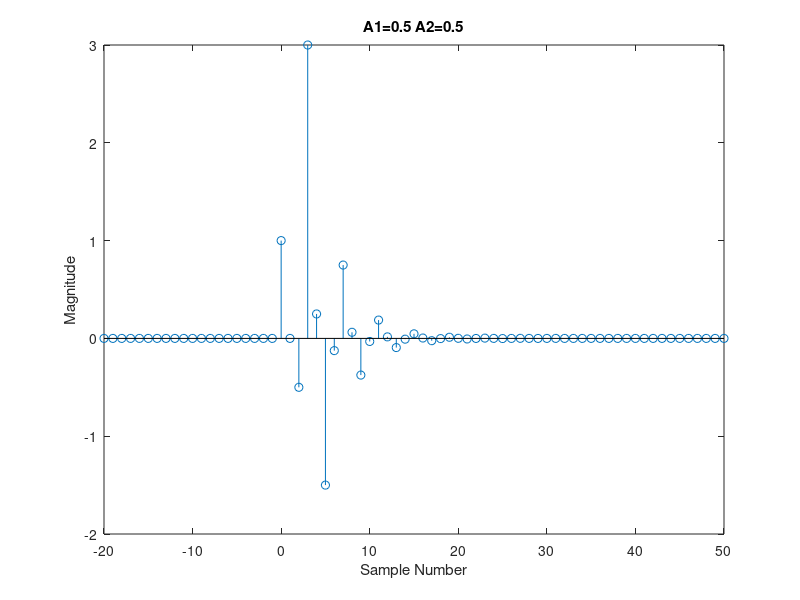

MATLAB code for this plot:
clc; 
clear all; 
close all; 
n = -20:50; 
%Taking Bounded Impulse Input 
x_del = 1.*(n==0); 
% Varying A1 & Fixing A2  
A2 = 0.5; 
%% A1 = 0 
A1 = 0; 
a = [1 A1 A2]; %Coefficients of y 
b = [1 0 0 3]; %Coefficients of x 
y = filter(b,a,x_del); 
stem(n,y); 
title(['A1=' num2str(A1) ', A2=0.5']) 
xlabel('Sample Number') 
ylabel('Magnitude')

%% 3_b
clc; 
clear all; 
close all; 
n = -20:50; 
%Taking Bounded Impulse Input 
x_del = 1.*(n==0); 
% Varying A1 & Fixing A2  
A2 = 0.5; 
%% A1 = 0 
A1 = 0; 
a = [1 A1 A2]; %Coefficients of y 
b = [1 0 0 3]; %Coefficients of x 
y = filter(b,a,x_del); 
stem(n,y); 
title(['A1=0.5 A2=' num2str(A2)]) 
xlabel('Sample Number') 
ylabel('Magnitude') 